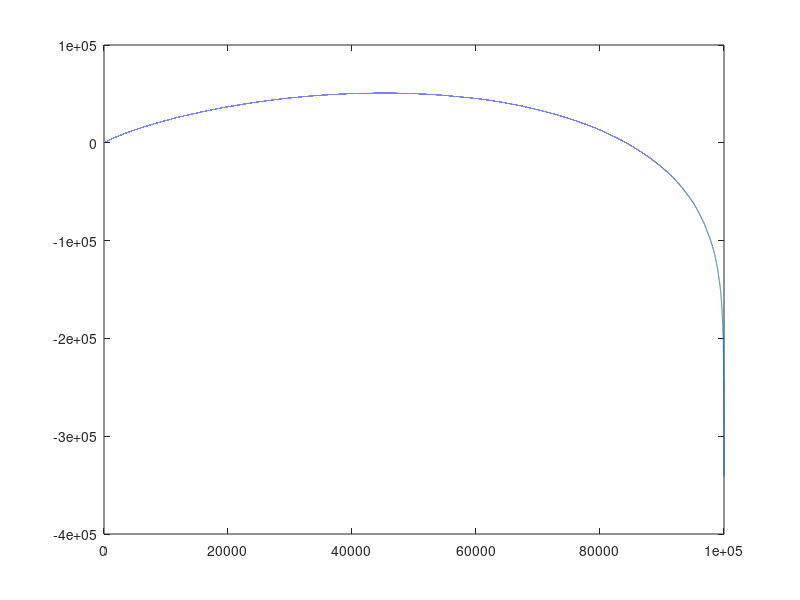

Reproduce this figure in MATLAB.
%First Parameterization
rng(111);
mu = [0, 1, 1, 1, 1];
sigma = [1, 0, 0, 0, 0
    0, 1, 0, 0, 0
    0, 0, 1, 0, 0
    0, 0, 0 , 1, 0
    0, 0, 0, 0, 1];
n = 100000;
samples = mvnrnd(mu, sigma, n);
data = (samples);


%%%%%2%%%%%
%Demand Curve
agg = data(:);
agg = sort(agg, 'descend');
quantity = 1:length(agg);
plot(quantity, agg);

%Revenue Curve
revenue = [quantity', agg];
revenue(:, 3) = revenue(:, 1) .* revenue(:, 2);
plot(quantity, revenue(:, 3));
[~, sorting_index] = sort(revenue(:, 3), 'descend'); 
max_revenue = revenue(sorting_index, :);
qmax = max_revenue(1,1);
pmax = max_revenue(1,2);
profit = qmax*pmax;



%%%%%3%%%%%
bagg = sum(data, 2);
bagg = sort(bagg, 'descend');
bquantity = 1:length(bagg);
plot(bquantity, bagg);

%Bundle Revenue Curve
brevenue = [bquantity', bagg];
brevenue(:, 3) = brevenue(:, 1) .* brevenue(:, 2);
plot(bquantity, brevenue(:, 3));
[~, bsorting_index] = sort(brevenue(:, 3), 'descend');
bmax_revenue = brevenue(bsorting_index, :);
bqmax = bmax_revenue(1,1);
bpmax = bmax_revenue(1,2);
bprofit = bqmax*bpmax;


%%%%%4%%%%%
%%Book 1%%
data1 = sort(data(:, 1), 'descend');
quantity1 = 1:length(data);
plot(quantity1, data1);
%Revenue, Book 1
revenue1 = [quantity1', data1(:, 1)];
revenue1(:, 3) = revenue1(:, 1) .* revenue1(:, 2);
plot(quantity1, revenue1(:, 3));
%Optimality
[~, sorting_index1] = sort(revenue1(:, 3), 'descend');
max_revenue1 = revenue1(sorting_index1, :);
qmax1 = max_revenue1(1,1);
pmax1 = max_revenue1(1,2);
profit1 = qmax1*pmax1;


%%Book 2%%
data2 = sort(data(:, 2), 'descend');
quantity2 = 1:length(data);
plot(quantity2, data2);
%Revenue, Book 2
revenue2 = [quantity2', data2(:, 1)];
revenue2(:, 3) = revenue2(:, 1) .* revenue2(:, 2);
plot(quantity2, revenue2(:, 3));
%Optimality
[~, sorting_index2] = sort(revenue2(:, 3), 'descend');
max_revenue2 = revenue2(sorting_index2, :);
qmax2 = max_revenue2(1,1);
pmax2 = max_revenue2(1,2);
profit2 = qmax2*pmax2;


%%Book 3%%
data3 = sort(data(:, 3), 'descend');
quantity3 = 1:length(data);
plot(quantity3, data3);
%Revenue, Book 3
revenue3 = [quantity3', data3(:, 1)];
revenue3(:, 3) = revenue3(:, 1) .* revenue3(:, 2);
plot(quantity3, revenue3(:, 3));
%Optimality
[~, sorting_index3] = sort(revenue3(:, 3), 'descend');
max_revenue3 = revenue3(sorting_index3, :);
qmax3 = max_revenue3(1,1);
pmax3 = max_revenue3(1,2);
profit3 = qmax3*pmax3;


%%Book 4%%
data4 = sort(data(:, 4), 'descend');
quantity4 = 1:length(data);
plot(quantity4, data4);
%Revenue, Book 3
revenue4 = [quantity4', data4(:, 1)];
revenue4(:, 3) = revenue4(:, 1) .* revenue4(:, 2);
plot(quantity4, revenue4(:, 3));
%Optimality
[~, sorting_index4] = sort(revenue4(:, 3), 'descend');
max_revenue4 = revenue4(sorting_index4, :);
qmax4 = max_revenue4(1,1);
pmax4 = max_revenue4(1,2);
profit4 = qmax4*pmax4;


%%Book 5%%
data5 = sort(data(:, 5), 'descend');
quantity5 = 1:length(data);
plot(quantity5, data5);
%Revenue, Book 3
revenue5 = [quantity5', data5(:, 1)];
revenue5(:, 3) = revenue5(:, 1) .* revenue5(:, 2);
plot(quantity5, revenue5(:, 3));
%Optimality
[~, sorting_index5] = sort(revenue5(:, 3), 'descend');
max_revenue5 = revenue5(sorting_index5, :);
qmax5 = max_revenue5(1,1);
pmax5 = max_revenue5(1,2);
profit5 = qmax5*pmax5;

cprofit = profit1 + profit2 + profit3 + profit4 + profit5


